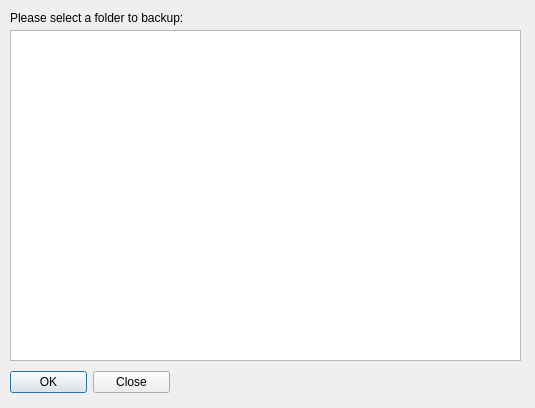
<?xml version="1.0" encoding="UTF-8"?>
<ui version="4.0">
 <class>Mirall::DialogFolderChooser</class>
 <widget class="QDialog" name="Mirall::DialogFolderChooser">
  <property name="geometry">
   <rect>
    <x>0</x>
    <y>0</y>
    <width>535</width>
    <height>408</height>
   </rect>
  </property>
  <property name="windowTitle">
   <string>Select a Folder</string>
  </property>
  <widget class="QTreeView" name="treeViewFolderChooser">
   <property name="geometry">
    <rect>
     <x>10</x>
     <y>30</y>
     <width>511</width>
     <height>331</height>
    </rect>
   </property>
  </widget>
  <widget class="QLabel" name="label">
   <property name="geometry">
    <rect>
     <x>10</x>
     <y>10</y>
     <width>501</width>
     <height>16</height>
    </rect>
   </property>
   <property name="text">
    <string>Please select a folder to backup:</string>
   </property>
  </widget>
  <widget class="QDialogButtonBox" name="buttonBox">
   <property name="geometry">
    <rect>
     <x>10</x>
     <y>370</y>
     <width>160</width>
     <height>25</height>
    </rect>
   </property>
   <property name="standardButtons">
    <set>QDialogButtonBox::Close|QDialogButtonBox::Ok</set>
   </property>
  </widget>
  <widget class="QWidget" name="horizontalLayoutWidget">
   <property name="geometry">
    <rect>
     <x>180</x>
     <y>369</y>
     <width>341</width>
     <height>31</height>
    </rect>
   </property>
   <layout class="QHBoxLayout" name="spinnerLayout"/>
  </widget>
 </widget>
 <resources/>
 <connections/>
</ui>
